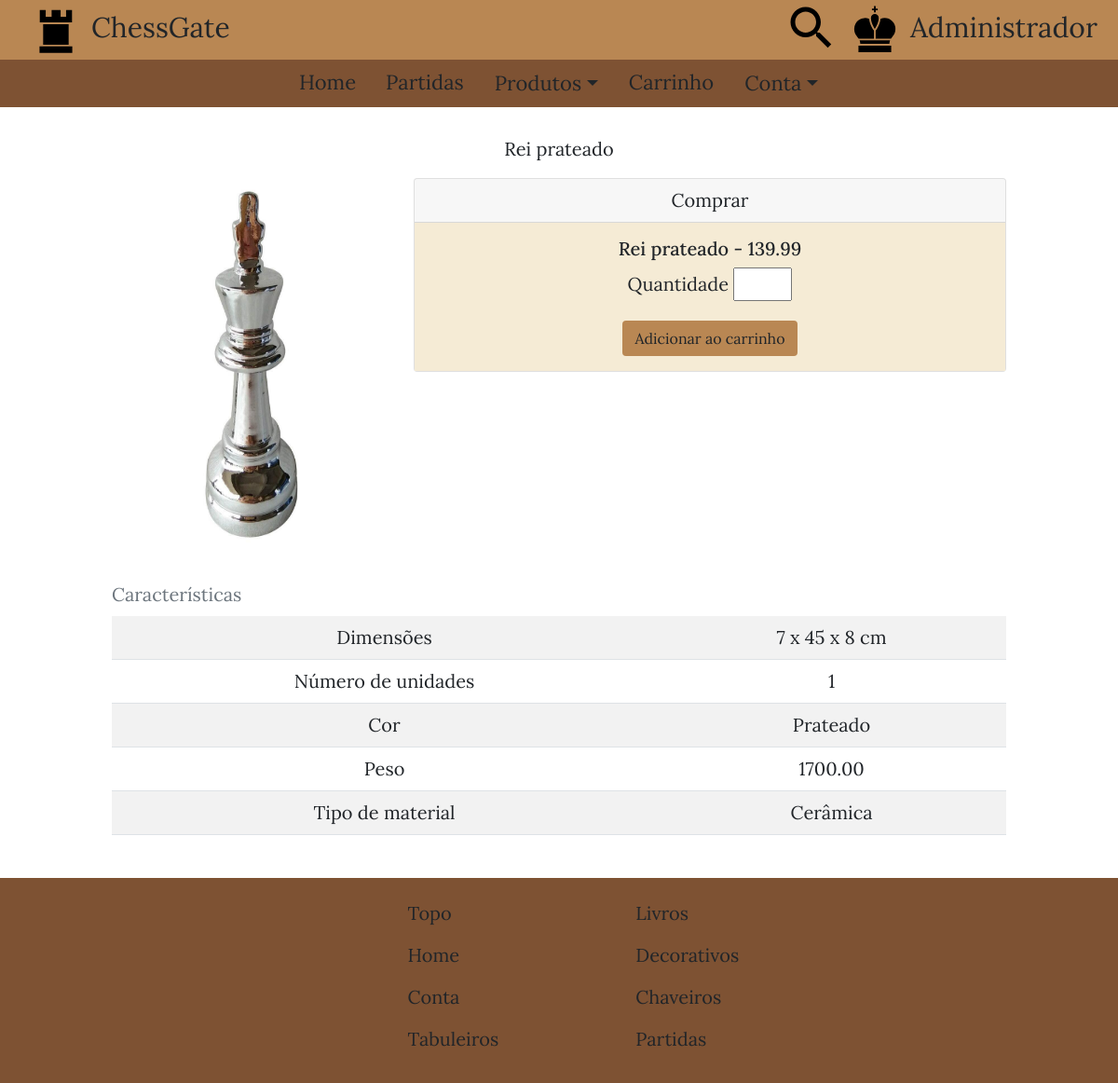
The page /src/templates/produtos/produto.php?cod_produto=310 (signed in) on the database its author committed.
### tables this page shows
CREATE TABLE `decorativo` (
  `cod_unidade` smallint(6) NOT NULL,
  `cod_produto` int(11) NOT NULL,
  `dimensoes` varchar(20) NOT NULL,
  `num_unidades` smallint(6) NOT NULL,
  `cor` varchar(10) DEFAULT NULL,
  `peso` decimal(6,2) NOT NULL,
  `material` varchar(20) NOT NULL,
  `armacao` varchar(20) DEFAULT NULL,
  PRIMARY KEY (`cod_unidade`,`cod_produto`),
  KEY `cod_produto` (`cod_produto`),
  CONSTRAINT `decorativo_ibfk_1` FOREIGN KEY (`cod_produto`) REFERENCES `produto` (`cod_produto`) ON DELETE CASCADE
);

CREATE TABLE `produto` (
  `cod_produto` int(11) NOT NULL,
  `cod_categoria` int(11) NOT NULL,
  `titulo` varchar(20) NOT NULL,
  `preco` decimal(6,2) NOT NULL,
  `imagemURL` varchar(500) NOT NULL,
  PRIMARY KEY (`cod_produto`),
  KEY `cod_categoria` (`cod_categoria`),
  CONSTRAINT `produto_ibfk_1` FOREIGN KEY (`cod_categoria`) REFERENCES `categoria` (`cod_categoria`) ON DELETE CASCADE
);

### src/templates/produtos/produto.php (the view, shortened to what this page needs)
<?php
    $codigoProduto = $_GET["cod_produto"];
    if (isset ($_SESSION["logado"])) {
        $nome = $_SESSION["nome"];
        $logado = $_SESSION["logado"];
    }
    if ($codigoProduto >= 100 && $codigoProduto < 200)
        $categoria = "tabuleiro";
    else if ($codigoProduto >= 200 && $codigoProduto < 300)
        $categoria = "livro";
    else if ($codigoProduto >= 300 && $codigoProduto < 400)
        $categoria = "decorativo";
    $conexao = mysqli_connect ($servidor, $usuario, $senhaBanco, $banco);
    if (!$conexao)
        die ("Não foi possível se conectar com o banco: " . mysqli_connection_error ());
    else {
        if ($categoria=="tabuleiro") {
            $query = "SELECT p.titulo, p.preco, p.imagemURL, c.dimensoes,
            c.num_unidades, c.num_jogadores, c.peso, c.material
            FROM produto p INNER JOIN $categoria c ON p.cod_produto = c.cod_produto
            WHERE $codigoProduto=c.cod_produto;";
            $resultado = mysqli_query ($conexao, $query);
            if (mysqli_num_rows ($resultado) > 0) {
                while ($linha = mysqli_fetch_assoc($resultado)) {
                    $tituloProduto = $linha["titulo"];
                    $precoProduto = $linha["preco"];
                    $imagemURL = $linha["imagemURL"];
                    $dimensoesProduto = $linha["dimensoes"];
                    $numUnidadesProduto = $linha["num_unidades"];
                    $numJogadoresProduto = $linha["num_jogadores"];
                    $pesoProduto = $linha["peso"];
                    $materialProduto = $linha["material"];
                }
            }
            else {
                header ("location: ../home.php?cod=404");
                exit();
            }
        }
        else if ($categoria=="decorativo") {
            $query = "SELECT p.titulo, p.preco, p.imagemURL, c.dimensoes,
            c.num_unidades, c.cor, c.peso, c.material, c.armacao
            FROM produto p INNER JOIN $categoria c ON p.cod_produto = c.cod_produto
            WHERE $codigoProduto=c.cod_produto;";
            $resultado = mysqli_query ($conexao, $query);
            if (mysqli_num_rows ($resultado) > 0) {
                while ($linha = mysqli_fetch_assoc($resultado)) {
                    $tituloProduto = $linha["titulo"];
                    $precoProduto = $linha["preco"];
                    $imagemURL = $linha["imagemURL"];
                    $dimensoesProduto = $linha["dimensoes"];
                    $numUnidadesProduto = $linha["num_unidades"];
                    $corProduto = $linha["cor"];
                    $pesoProduto = $linha["peso"];
                    $materialProduto = $linha["material"];
                    $armacaoProduto = $linha["armacao"];
                }
            }
            else {
                header ("location: ../home.php?cod=404");
                exit();
            }
        }
    }
?>
<!DOCTYPE html>
<html lang="pt-BR">
    <head>
        <link rel="stylesheet" href="../../styles/estrutura_produtos.css" />
        <link rel="stylesheet" href="../../styles/estilos.css" />
        <link href="https://cdn.jsdelivr.net/npm/bootstrap@5.0.0-beta3/dist/css/bootstrap.min.css" rel="stylesheet">
    </head>
    <body id="topo">
        <div class="container-fluid px-0">
            <header>
                <div id="cabecalho">
                    <div id="menu_superior_esquerda">
                        <a href="../home.php">
                            <img src="../../../assets/images/icons/logo_icone.svg" type="image/svg" alt="Logomarca" />
                            ChessGate
                        </a>
                    </div>
                    <div id="menu_superior_direita">
                        <span class="pesquisar_icon">
                            <img src="../../../assets/images/icons/busca_icone.svg" type="image/svg" alt="Ícone de pesquisa" />
                        </span>
                        <a href="../conta/entrar.php">
                            <img src="../../../assets/images/icons/usuario_icone.svg" type="image/svg" alt="Ícone do usuário" />
                            <?php
                                if ($logado) {
                                    echo $nome;
                                }
                                else
                                    echo "Entrar";
                            ?>
                        </a>
                    </div>
                </div>
                <div id="menu_navegacao">
                    <ul class="nav justify-content-center">
                        <li id="link_home" class="nav-item">
                            <a class="nav-link" href="../home.php">Home</a>
                        </li>
                        <li id="link_partidas" class="nav-item">
                            <a class="nav-link" href="../partidas.php">Partidas</a>
                        </li>
                        <li id="link_produtos" class="nav-item">
                            <div class="dropdown">
                                <a class="nav-link btn dropdown-toggle" href="#" role="button" id="dropdownProdutos" data-bs-toggle="dropdown" aria-expanded="false">Produtos</a>
                            </div>
                        </li>
                        <li id="link_carrinho" class="nav-item">
                            <a class="nav-link" href="../carrinho.php">Carrinho</a>
                        </li>
                        <li id="link_conta" class="nav-item">
                            <div class="dropdown">
                                <a class="nav-link btn dropdown-toggle" href="#" role="button" id="dropdownConta" data-bs-toggle="dropdown" aria-expanded="false">Conta</a>
                            </div>
                        </li>
                    </ul>
                </div>
            </header>
            <main>
                <div id="conteudo">
                    <p style="text-align: center;"><?php echo $tituloProduto?></p>
                    <div class="pri_col">
                        <img class="livro" src="<?php echo $imagemURL?>" type="image/jpg" alt="<?php echo $tituloProduto?>" />
                    </div>
                    <div class="seg_col">
                        <div class="card">
                            <div class="card-header">
                                Comprar
                            </div>
                            <div class="card-body" style="background-color: #f5ebd5;">
                                <h5 class="card-title"><?php echo "$tituloProduto - $precoProduto"?></h5>
                                <label class="form-label" for="qntdComprar">Quantidade</label>
                                <input name="quantidadeProduto" type="number" min="0" max="99" step="1" id="qntdComprar" /> <br />
                                <a id="addCarrinho" href="../carrinho.php?codigoProduto=<?php echo $codigoProduto;?>&quantidadeProduto=" class="btn mt-3" style="background-color: #b98753;">Adicionar ao carrinho</a>
                            </div>
                        </div>
                    </div>
                    <div class="ter_col">
                        <table class="table caption-top table-striped table-hover">
                            <caption>Características</caption>
                            <tbody>
                                <?php
                                    echo "<tr scope='row'>
                                        <td>Dimensões</td>
                                        <td>$dimensoesProduto</td>
                                        </tr>";
                                    echo "<tr scope='row'>
                                                <td>Número de unidades</td>
                                                <td>$numUnidadesProduto</td>
                                              </tr>";
                                    if ($categoria=="tabuleiro") {
                                        echo "<tr scope='row'>
                                                <td>Número de jogadores</td>
                                                <td>$numJogadoresProduto</td>
                                              </tr>";
                                        echo "<tr scope='row'>
                                              <td>Peso</td>
                                              <td>$pesoProduto</td>
                                            </tr>";
                                        echo "<tr scope='row'>
                                            <td>Tipo de material</td>
                                            <td>$materialProduto</td>
                                          </tr>";
                                    }
                                    else if ($categoria=="decorativo") {
                                        if ($corProduto=='') {
                                            echo "<tr scope='row'>
                                                <td>Armação</td>
                                                <td>$armacaoProduto</td>
                                            </tr>";
                                        }
                                        else {
                                            echo "<tr scope='row'>
                                                <td>Cor</td>
                                                <td>$corProduto</td>
                                              </tr>";
                                        }
                                        echo "<tr scope='row'>
                                                <td>Peso</td>
                                                <td>$pesoProduto</td>
                                              </tr>";
                                        echo "<tr scope='row'>
                                              <td>Tipo de material</td>
                                              <td>$materialProduto</td>
                                            </tr>";
                                    }
                                ?>
                            </tbody>
                        </table>
                    </div>
                </div>
            </main>
            <footer>
                <div id="rodape">
                    <div id="conteudo_rodape">
                        <div id="p_col">
                            <ul>
                                <li><a href="#topo">Topo</a></li>
                                <li><a href="../home.php">Home</a></li>
                                <?php
                                    if ($logado)
                                        echo "<li><a href='../conta/perfil.php'>Conta</a></li>";
                                    else
                                        echo "<li><a href='../conta/entrar.php'>Entrar</a></li>";
                                ?>
                                <li><a href="vitrine.php?categoria=100">Tabuleiros</a></li>
                            </ul>
                        </div>
                        <div id="s_col">
                            <ul>
                                <li><a href="vitrine.php?categoria=200">Livros</a></li>
                                <li><a href="vitrine.php?categoria=300">Decorativos</a></li>
                                <li><a href="vitrine.php?categoria=400">Chaveiros</a></li>
                                <li><a href="../partidas.php">Partidas</a></li>
                            </ul>
                        </div>
                    </div>
                </div>
            </footer>
        </div>
    </body>
</html>

### src/styles/estrutura_produtos.css (style rules this page uses)
.container-fluid #conteudo { width: 80%; position: relative; margin-left: 10%; margin-right: auto; margin-top: 5%; z-index: 750; font-size: 20px; display: inline-table; }
.container-fluid #conteudo img.livro { height: 300px; width: 200px; margin-bottom: 2.5%; }
.container-fluid #conteudo img { height: 200px; width: 200px; margin-bottom: 2.5%; }
@media only screen and (min-width: 992px) and (max-width: 1200px) { .container-fluid #conteudo { margin-top: 2.5%; } }
@media only screen and (min-width: 992px) and (max-width: 1200px) { .container-fluid #conteudo img.livro { float: left; display: inline-table; height: 300px; width: 200px; margin-bottom: 2.5%; margin-right: 2.5%; } }
@media only screen and (min-width: 992px) and (max-width: 1200px) { .container-fluid #conteudo img { float: left; display: inline-table; height: 200px; width: 200px; margin-bottom: 2.5%; margin-right: 2.5%; } }
@media only screen and (min-width: 1200px) { .container-fluid #conteudo img.livro { float: left; display: inline-table; height: 400px; width: 300px; margin-bottom: 2.5%; margin-right: 2.5%; } }
@media only screen and (min-width: 1200px) { .container-fluid #conteudo img { float: left; display: inline-table; height: 300px; width: 300px; margin-bottom: 2.5%; margin-right: 2.5%; } }

### src/styles/estilos.css (style rules this page uses)
body { margin: 0; width: 100%; }
.container-fluid { font-family: Lora; font-size: 22px; }
.container-fluid #cabecalho #menu_superior_esquerda a { color: #212529; text-decoration: none; }
.container-fluid #cabecalho #menu_superior_direita a { color: #212529; text-decoration: none; }
.container-fluid #cabecalho { background-color: #B98753; width: 100%; z-index: 1000; }
.container-fluid #menu_navegacao { background-color: #7E5233; width: 100%; z-index: 1000; }
.container-fluid #conteudo { width: 80%; position: relative; margin-left: 10%; margin-right: auto; text-align: center; margin-top: 7.5%; z-index: 750; display: inline-table; font-size: 20px; }
.container-fluid #cabecalho #menu_superior_esquerda { margin-left: 2.5%; width: 47.5%; display: inline-table; }
.container-fluid #cabecalho #menu_superior_direita { width: 47.5%; margin-right: auto; display: inline-table; text-align: right; }
.container-fluid #menu_navegacao a { color: #212529; font-size: 22px; }
.container-fluid #rodape { width: 100%; margin-top: 2.5%; background-color: #7E5233; bottom: 0; }
.container-fluid #rodape #conteudo_rodape { display: inline-table; width: 90%; margin-top: 1%; margin-left: 5%; margin-right: auto; }
.container-fluid #rodape #conteudo_rodape ul { list-style: none; float: left; margin-left: 10%; }
.container-fluid #rodape #conteudo_rodape #s_col { width: 33.3%; display: inline-table; }
.container-fluid #rodape #conteudo_rodape a { font-size: 20px; color: #212529; text-decoration: none; }
@media only screen and (min-width: 992px) and (max-width: 1200px) { .container-fluid #cabecalho img { width: 60px; height: 60px; margin-bottom: 0.75%; } }
@media only screen and (min-width: 992px) and (max-width: 1200px) { .container-fluid { font-size: 28px; } }
@media only screen and (min-width: 992px) and (max-width: 1200px) { .container-fluid #conteudo { margin-top: 2.5%; } }
@media only screen and (min-width: 992px) and (max-width: 1200px) { .container-fluid #rodape #conteudo_rodape ul { margin-left: 30%; } }
@media only screen and (min-width: 1200px) { .container-fluid #cabecalho img { width: 60px; height: 60px; margin-bottom: 0.75%; } }
@media only screen and (min-width: 1200px) { .container-fluid { font-size: 30px; } }
@media only screen and (min-width: 1200px) { .container-fluid #conteudo { margin-top: 2.5%; } }
@media only screen and (min-width: 1200px) { .container-fluid #rodape #conteudo_rodape ul { margin-left: 32%; } }

### rows shown on the page
decorativo: cod_produto.titulo "Rei prateado", cod_produto.imagemURL (picture), cod_produto.preco "139.99", dimensoes "7 x 45 x 8 cm", num_unidades "1", cor "Prateado", peso "1700.00", material "Cerâmica"

### other values the page prints
$nome "Administrador"
